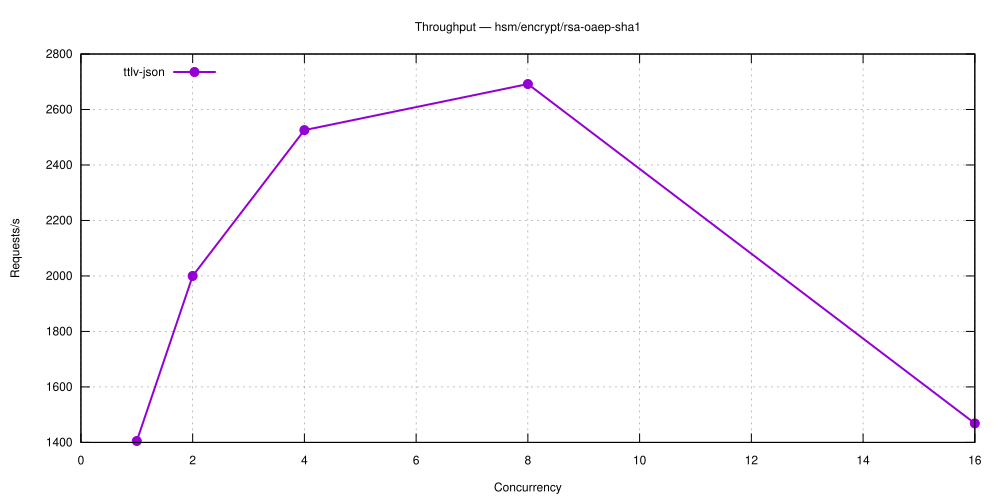

Write gnuplot code to recreate this figure.
set terminal svg size 1000,500 enhanced font 'Helvetica,12'
set output 'hsm_encrypt_rsa-oaep-sha1.svg'
set title 'Throughput — hsm/encrypt/rsa-oaep-sha1'
set grid
set xlabel 'Concurrency'
set ylabel 'Requests/s'
set key top left
plot 'hsm_encrypt_rsa-oaep-sha1-5.28.0-ttlv-json.dat' using 1:2 with linespoints lw 2 pt 7 title 'ttlv-json'
